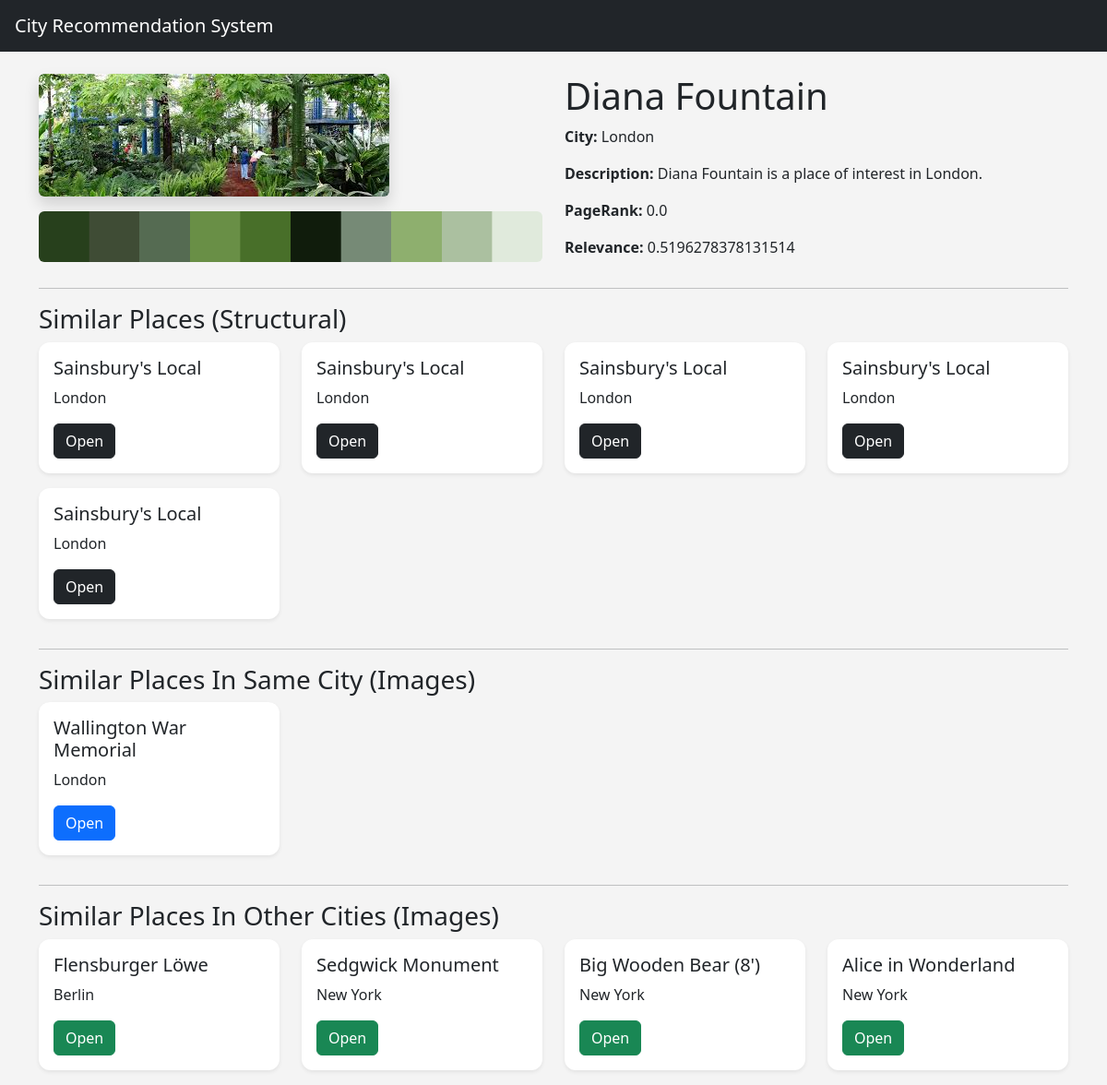
The page /place/1 on the database its author committed.
### tables this page shows
CREATE TABLE images (
    id INTEGER PRIMARY KEY AUTOINCREMENT,
    place_id INTEGER,
    image_name TEXT,
    image_path TEXT,
    palette_path TEXT,
    feature_vector TEXT,
    image_class TEXT,
    FOREIGN KEY(place_id) REFERENCES places(id)
);

CREATE TABLE places (
    id INTEGER PRIMARY KEY,
    name TEXT,
    city TEXT,
    lat REAL,
    lon REAL,
    category TEXT,
    description TEXT,
    pagerank_score REAL,
    relevance_score REAL,
    has_image INTEGER DEFAULT 0
);

### app.py (the view)
@app.route('/place/<int:place_id>')
def place(place_id):
    place = get_place(place_id)
    image = get_place_image(place_id)
    structural = get_structural_recommendations(place_id)
    same_city = get_same_city_image_recommendations(
        place_id
    )
    other_city = get_other_city_image_recommendations(
        place_id
    )
    return render_template(
        'place.html',
        place=place,
        image=image,
        structural=structural,
        same_city=same_city,
        other_city=other_city
    )

### services/database_service.py (called while the page is built)
def get_connection():
    conn = sqlite3.connect(DATABASE)
    conn.row_factory = sqlite3.Row
    return conn

def get_place(place_id):
    conn = get_connection()
    cursor = conn.cursor()
    cursor.execute('''
    SELECT *
    FROM places
    WHERE id=?
    ''', (place_id,))
    result = cursor.fetchone()
    conn.close()
    return result

def get_place_image(place_id):
    conn = get_connection()
    cursor = conn.cursor()
    cursor.execute('''
    SELECT *
    FROM images
    WHERE place_id=?
    LIMIT 1
    ''', (place_id,))
    result = cursor.fetchone()
    conn.close()
    return result

### services/recommendation_service.py (called while the page is built)
def get_structural_recommendations(place_id):
    conn = get_connection()
    cursor = conn.cursor()
    cursor.execute('''
    SELECT p.*
    FROM structural_recommendations sr
    JOIN places p
    ON sr.recommended_place_id = p.id
    WHERE sr.source_place_id=?
    ORDER BY sr.similarity_score DESC
    LIMIT 5
    ''', (place_id,))
    results = cursor.fetchall()
    conn.close()
    return results

def get_same_city_image_recommendations(place_id):
    conn = get_connection()
    cursor = conn.cursor()
    cursor.execute('''
    SELECT city
    FROM places
    WHERE id=?
    ''', (place_id,))
    city = cursor.fetchone()['city']
    cursor.execute('''
    SELECT p.*
    FROM image_recommendations ir
    JOIN places p
    ON ir.recommended_place_id = p.id
    WHERE ir.source_place_id=?
    AND p.city=?
    LIMIT 5
    ''', (
        place_id,
        city
    ))
    results = cursor.fetchall()
    conn.close()
    return results

def get_other_city_image_recommendations(place_id):
    conn = get_connection()
    cursor = conn.cursor()
    cursor.execute('''
    SELECT city
    FROM places
    WHERE id=?
    ''', (place_id,))
    city = cursor.fetchone()['city']
    cursor.execute('''
    SELECT p.*
    FROM image_recommendations ir
    JOIN places p
    ON ir.recommended_place_id = p.id
    WHERE ir.source_place_id=?
    AND p.city!=?
    LIMIT 5
    ''', (
        place_id,
        city
    ))
    results = cursor.fetchall()
    conn.close()
    return results

### templates/place.html
{% extends 'base.html' %}
{% block content %}
<div class="row">
    <div class="col-md-6">
        {% if image %}
        <img
            src="{{ url_for('static', filename=image.image_path) }}"
            class="img-fluid rounded shadow"
        >
        <img
            src="{{ url_for('static', filename=image.palette_path) }}"
            class="img-fluid mt-3 rounded"
        >
        {% else %}
        <div class="placeholder-image">
            No image available
        </div>
        {% endif %}
    </div>
    <div class="col-md-6">
        <h1>{{ place.name }}</h1>
        <p>
            <strong>City:</strong>
            {{ place.city }}
        </p>
        <p>
            <strong>Description:</strong>
            {{ place.description }}
        </p>
        <p>
            <strong>PageRank:</strong>
            {{ place.pagerank_score }}
        </p>
        <p>
            <strong>Relevance:</strong>
            {{ place.relevance_score }}
        </p>
    </div>
</div>
<hr>
<h3>Similar Places (Structural)</h3>
<div class="row">
{% for item in structural %}
<div class="col-md-3 mb-3">
    <div class="card shadow-sm h-100">
        <div class="card-body">
            <h5>{{ item.name }}</h5>
            <p>{{ item.city }}</p>
            <a
                href="/place/{{ item.id }}"
                class="btn btn-dark"
            >
                Open
            </a>
        </div>
    </div>
</div>
{% endfor %}
</div>
<hr>
<h3>Similar Places In Same City (Images)</h3>
<div class="row">
{% for item in same_city %}
<div class="col-md-3 mb-3">
    <div class="card shadow-sm h-100">
        <div class="card-body">
            <h5>{{ item.name }}</h5>
            <p>{{ item.city }}</p>
            <a
                href="/place/{{ item.id }}"
                class="btn btn-primary"
            >
                Open
            </a>
        </div>
    </div>
</div>
{% endfor %}
</div>
<hr>
<h3>Similar Places In Other Cities (Images)</h3>
<div class="row">
{% for item in other_city %}
<div class="col-md-3 mb-3">
    <div class="card shadow-sm h-100">
        <div class="card-body">
            <h5>{{ item.name }}</h5>
            <p>{{ item.city }}</p>
            <a
                href="/place/{{ item.id }}"
                class="btn btn-success"
            >
                Open
            </a>
        </div>
    </div>
</div>
{% endfor %}
</div>
{% endblock %}

### templates/base.html (shortened to what this page needs)
<!DOCTYPE html>
<html>
<head>
    <link
        href="https://cdn.jsdelivr.net/npm/bootstrap@5.3.0/dist/css/bootstrap.min.css"
        rel="stylesheet"
    >
    <link
        rel="stylesheet"
        href="{{ url_for('static', filename='css/style.css') }}"
    >
</head>
<body>
<nav class="navbar navbar-dark bg-dark px-3">
    <a class="navbar-brand" href="/">
        City Recommendation System
    </a>
</nav>
<div class="container mt-4">
    {% block content %}
    {% endblock %}
</div>
</body>
</html>

### static/css/style.css (style rules this page uses)
body { background-color: #f4f4f4; }
.card { border: none; border-radius: 12px; }

### rows shown on the page
images: image_path (picture), palette_path (picture)
places: name "Diana Fountain", city "London", description "Diana Fountain is a place of interest in London.", pagerank_score "0.0", relevance_score "0.5196278378131514"
places: name "Sainsbury's Local", city "London"
places: name "Sainsbury's Local", city "London"
places: name "Sainsbury's Local", city "London"
places: name "Sainsbury's Local", city "London"
places: name "Sainsbury's Local", city "London"
places: name "Wallington War Memorial", city "London"
places: name "Flensburger Löwe", city "Berlin"
places: name "Sedgwick Monument", city "New York"
places: name "Big Wooden Bear (8')", city "New York"
places: name "Alice in Wonderland", city "New York"
